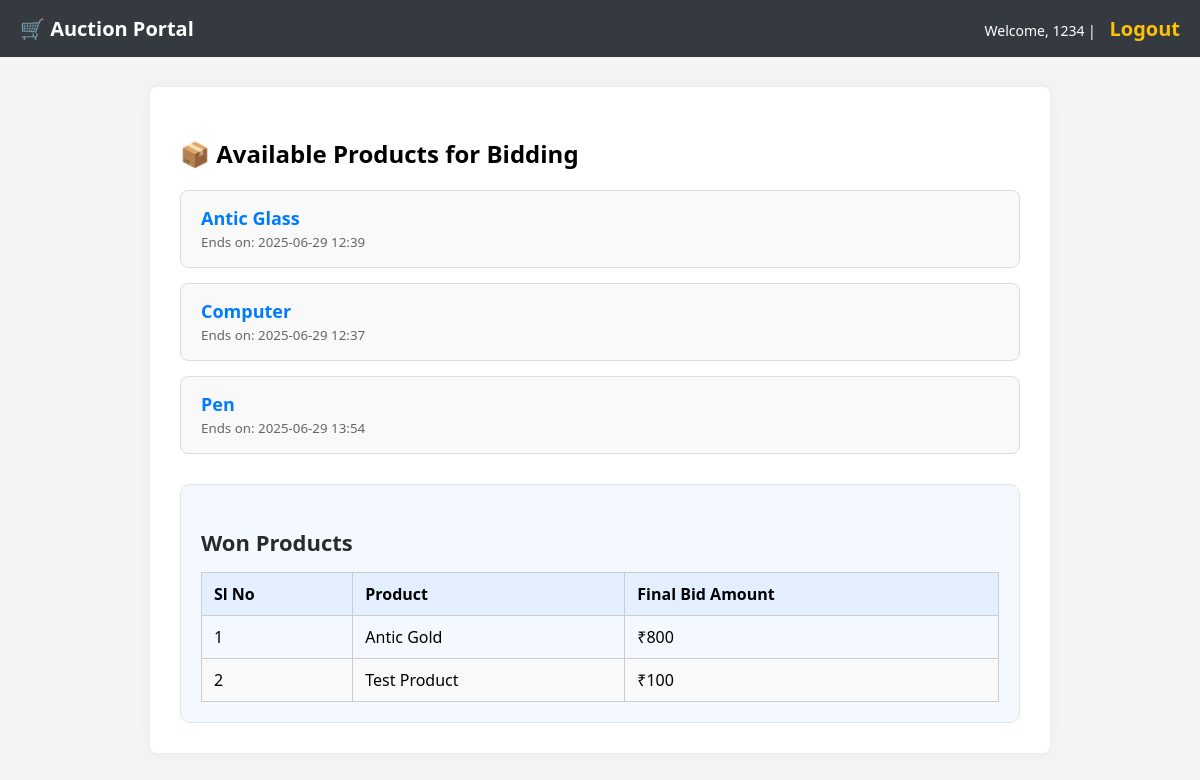
The page /product_list (signed in) on the database its author committed.
### auction/models.py (models this page shows, shortened)
class Product(models.Model):
    name = models.CharField(max_length=255)
    description = models.TextField()
    start_date = models.DateTimeField()
    end_date = models.DateTimeField()
    owner = models.ForeignKey(User, on_delete=models.CASCADE)
    assigned_to = models.ForeignKey(User, on_delete=models.SET_NULL, null=True, blank=True, related_name='won_products')

### auction/views.py (the view)
# urls.py: path('product_list', views.product_list, name='product_list'),
@login_required
def product_list(request):
    products = Product.objects.filter(assigned_to=None)
    now = timezone.now()
    for product in products:
        if product.end_date < now and product.assigned_to is None:
            highest_bid = product.bids.order_by('-amount').first()
            if highest_bid:
                product.assigned_to = highest_bid.user
                product.save()
    user_bids =  Bid.objects.filter(user=request.user, product__assigned_to=request.user).values('product__name').annotate(max_amount=Max('amount'))
    return render(request, 'auction/product_list.html', {'products': products,'user_bids':user_bids})

### auction/templates/auction/product_list.html (shortened to what this page needs)
{% extends "auction/base.html" %}
{% block content %}
<h2>📦 Available Products for Bidding</h2>
<ul class="product-list">
    {% for product in products %}
        <li>
            <a href="{% url 'product_detail' product.pk %}">{{ product.name }}</a><br>
            <small>Ends on: {{ product.end_date|date:"Y-m-d H:i" }}</small>
        </li>
    {% empty %}
        <li class="empty-msg">No products available for bidding.</li>
    {% endfor %}
</ul>
{% if user.is_authenticated %}
    <div class="user-bids">
        <h3>Won Products</h3>
        {% if user_bids %}
            <table class="won-products-table">
                <thead>
                    <tr>
                        <th>Sl No</th>
                        <th>Product</th>
                        <th>Final Bid Amount</th>
                    </tr>
                </thead>
                <tbody>
                    {% for bid in user_bids %}
                    <tr>
                        <td>{{ forloop.counter }}</td>
                        <td>{{ bid.product__name }}</td>
                        <td>₹{{ bid.max_amount }}</td>
                    </tr>
                    {% endfor %}
                </tbody>
            </table>
        {% else %}
            <p class="empty-note">No products won yet.</p>
        {% endif %}
    </div>
{% endif %}
{% endblock %}

### auction/templates/auction/base.html (shortened to what this page needs)
<!DOCTYPE html>
<html lang="en">
<head>
</head>
<body>
    <div class="header">
        <a href="{% url 'product_list' %}">🛒 Auction Portal</a>
        <div class="nav">
            {% if user.is_authenticated %}
                <p>Welcome, {{ user.username }} | <a href="{% url 'logout' %}">Logout</a></p>
            {% else %}
                <p><a href="{% url 'login' %}">Login</a></p>
            {% endif %}
        </div>
    </div>
    <div class="container">
        {% block content %}
        {% endblock %}
    </div>
</body>
</html>

### auction/templates/auction/base.html (style rules this page uses)
* { box-sizing: border-box; }
body { font-family: 'Segoe UI', sans-serif; background-color: #f4f4f4; margin: 0; padding: 0; }
.header { background-color: #343a40; color: white; padding: 15px 20px; }
.header a { color: #fff; text-decoration: none; font-weight: bold; font-size: 20px; }
.nav { float: right; }
.nav p { margin: 0; font-size: 14px; }
.nav a { color: #ffc107; text-decoration: none; margin-left: 10px; font-weight: bold; }
.container { max-width: 900px; margin: 30px auto; background: white; padding: 30px; border-radius: 8px; box-shadow: 0 0 15px rgba(0,0,0,0.05); }

### auction/templates/auction/product_list.html (style rules this page uses)
.product-list { list-style: none; padding: 0; margin: 0; }
.product-list li { background: #f9f9f9; border: 1px solid #ddd; margin-bottom: 15px; padding: 15px 20px; border-radius: 8px; transition: box-shadow 0.3s ease; }
.product-list a { font-size: 18px; font-weight: bold; color: #007bff; text-decoration: none; }
.product-list small { color: #666; }
.user-bids { margin-top: 30px; padding: 20px; background-color: #f4f8ff; border-radius: 10px; border: 1px solid #dce6f0; }
.user-bids h3 { font-size: 22px; margin-bottom: 15px; color: #2a2a2a; }
.won-products-table { width: 100%; border-collapse: collapse; font-size: 16px; }
.won-products-table th, .won-products-table td { padding: 10px 12px; border: 1px solid #ccc; text-align: left; }
.won-products-table thead { background-color: #e3efff; }
.won-products-table tr:nth-child(even) { background-color: #f9f9f9; }

### rows shown on the page
Product: name "Antic Glass", end_date "2025-06-29 12:39"
Product: name "Computer", end_date "2025-06-29 12:37"
Product: name "Pen", end_date "2025-06-29 13:54"

### other values the page prints
{{ user.username }} "1234"
{{ bid.product__name }} "Antic Gold" "Test Product"
{{ bid.max_amount }} "800" "100"
